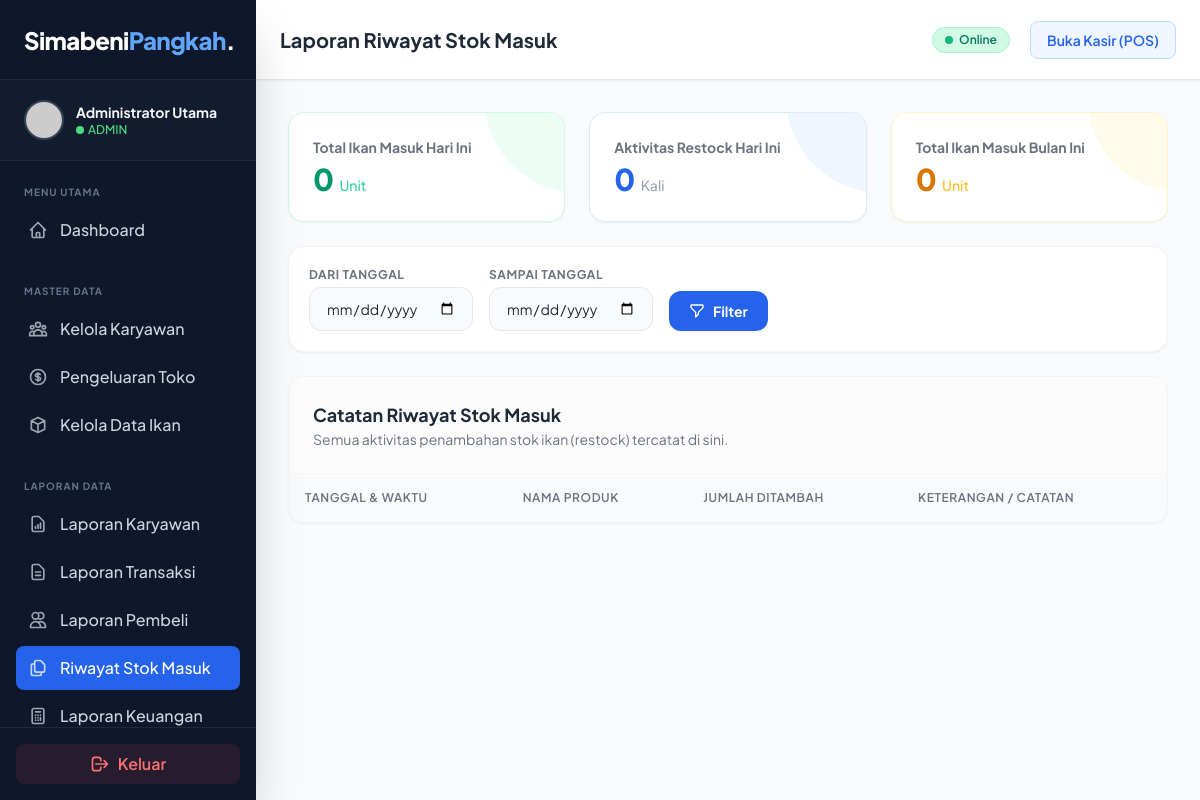
The page /admin/riwayat_stok.php (signed in) on the database as committed earlier.
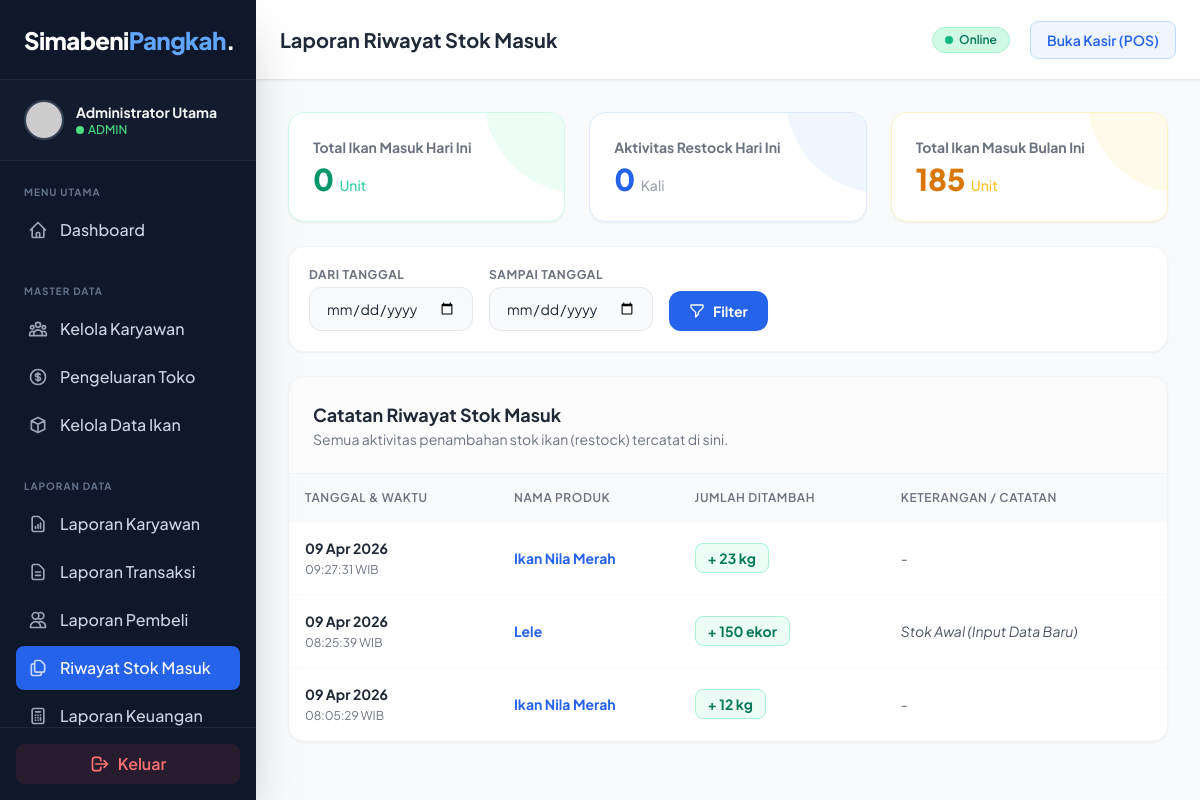
The same page on the database as committed later.
### tables this page shows
CREATE TABLE `riwayat_stok` (
  `id` int(11) NOT NULL,
  `ikan_id` int(11) NOT NULL,
  `jumlah_tambah` int(11) NOT NULL,
  `tanggal_tambah` datetime NOT NULL DEFAULT current_timestamp(),
  `keterangan` varchar(255) DEFAULT 'Restock (Tambah Stok)'
);

CREATE TABLE `ikan` (
  `id` int(11) NOT NULL,
  `nama_ikan` varchar(100) NOT NULL,
  `deskripsi` text DEFAULT NULL,
  `harga` int(11) NOT NULL,
  `stok` int(11) NOT NULL DEFAULT 0,
  `satuan` varchar(20) NOT NULL DEFAULT 'kg',
  `gambar` varchar(255) DEFAULT 'default.jpg',
  `status_aktif` tinyint(1) NOT NULL DEFAULT 1,
  `created_at` timestamp NOT NULL DEFAULT current_timestamp(),
  `updated_at` timestamp NOT NULL DEFAULT current_timestamp() ON UPDATE current_timestamp()
);

### admin/riwayat_stok.php (the view, shortened to what the changed rows need)
<?php
require_once '../koneksi.php';
$bulan_ini = date('Y-m');
$q_bulan_ini = mysqli_query($koneksi, "SELECT SUM(jumlah_tambah) as total_ikan FROM riwayat_stok WHERE DATE_FORMAT(tanggal_tambah, '%Y-%m') = '$bulan_ini'");
$data_bulan_ini = mysqli_fetch_assoc($q_bulan_ini);
$ikan_bulan_ini = $data_bulan_ini['total_ikan'] ? $data_bulan_ini['total_ikan'] : 0;
$where_clause = "";
$query_riwayat = mysqli_query($koneksi, "
    SELECT r.*, i.nama_ikan, i.satuan
    FROM riwayat_stok r
    LEFT JOIN ikan i ON r.ikan_id = i.id
    $where_clause
    ORDER BY r.tanggal_tambah DESC
");
include '../components/header.php';
?>
<link rel="stylesheet" href="https://cdn.datatables.net/1.13.7/css/jquery.dataTables.min.css">
<link rel="stylesheet" href="https://cdn.datatables.net/buttons/2.4.2/css/buttons.dataTables.min.css">
<main class="flex-1 flex flex-col h-screen overflow-hidden bg-gray-50">
    <?php include '../components/navbar.php'; ?>
    <div class="flex-1 overflow-y-auto p-4 sm:p-6 lg:p-8 relative">
        <div class="grid grid-cols-1 md:grid-cols-3 gap-6 mb-6">
            <div class="bg-white rounded-2xl p-6 shadow-sm border border-amber-100 relative overflow-hidden group">
                <div
                    class="absolute right-0 top-0 w-24 h-24 bg-amber-50 rounded-bl-full -mr-4 -mt-4 transition-transform group-hover:scale-110">
                </div>
                <p class="text-sm font-bold text-gray-500 mb-1 relative z-10">Total Ikan Masuk Bulan Ini</p>
                <h3 class="text-3xl font-extrabold text-amber-600 relative z-10">
                    <?php echo number_format($ikan_bulan_ini, 0, ',', '.'); ?> <span
                        class="text-sm font-medium text-amber-400">Unit</span></h3>
            </div>
        </div>
        <div class="bg-white rounded-2xl shadow-sm border border-gray-100 overflow-hidden">
            <div
                class="p-6 border-b border-gray-100 flex flex-col sm:flex-row sm:items-center justify-between gap-4 bg-gray-50/50">
                <div>
                    <h2 class="text-lg font-bold text-gray-800">
                        Catatan Riwayat Stok Masuk
                    </h2>
                </div>
            </div>
            <div class="overflow-x-auto w-full">
                <table id="tabel-riwayat-stok" class="w-full text-left whitespace-nowrap">
                    <thead>
                        <tr class="bg-gray-50 text-gray-500 text-xs uppercase tracking-wider">
                            <th class="p-4 font-semibold">Tanggal & Waktu</th>
                            <th class="p-4 font-semibold">Nama Produk</th>
                            <th class="p-4 font-semibold">Jumlah Ditambah</th>
                            <th class="p-4 font-semibold">Keterangan / Catatan</th>
                        </tr>
                    </thead>
                    <tbody class="text-sm text-gray-700">
                        <?php if ($query_riwayat && mysqli_num_rows($query_riwayat) > 0): ?>
                            <?php while ($row = mysqli_fetch_assoc($query_riwayat)): ?>
                                <tr class="hover:bg-blue-50/30 transition-colors border-b border-gray-50">
                                    <td class="p-4 text-left text-gray-500"
                                        data-order="<?php echo strtotime($row['tanggal_tambah']); ?>">
                                        <span
                                            class="font-bold text-gray-800 block"><?php echo date('d M Y', strtotime($row['tanggal_tambah'])); ?></span>
                                        <span class="text-xs"><?php echo date('H:i:s', strtotime($row['tanggal_tambah'])); ?>
                                            WIB</span>
                                    </td>
                                    <td class="p-4 font-bold text-blue-600">
                                        <?php echo $row['nama_ikan'] ? htmlspecialchars($row['nama_ikan']) : '<i class="text-red-500 font-normal">Ikan Terhapus</i>'; ?>
                                    </td>
                                    <td class="p-4">
                                        <span
                                            class="inline-flex px-3 py-1 items-center rounded-lg bg-emerald-50 text-emerald-700 font-bold border border-emerald-200">
                                            + <?php echo number_format($row['jumlah_tambah'], 0, ',', '.'); ?>
                                            <?php echo $row['satuan']; ?>
                                        </span>
                                    </td>
                                    <td class="p-4 text-gray-600 italic">
                                        <?php echo htmlspecialchars($row['keterangan'] ? $row['keterangan'] : '-'); ?>
                                    </td>
                                </tr>
                            <?php endwhile; ?>
                        <?php endif; ?>
                    </tbody>
                </table>
            </div>
        </div>
    </div>
</main>
<?php include '../components/footer.php'; ?>

Rows that differ between the two databases and show on the page:
added riwayat_stok: tanggal_tambah "09 Apr 2026", tanggal_tambah "09:27:31", ikan.nama_ikan "Ikan Nila Merah", jumlah_tambah "23", ikan.satuan "kg", keterangan "-"
added riwayat_stok: tanggal_tambah "09 Apr 2026", tanggal_tambah "08:25:39", ikan.nama_ikan "Lele", jumlah_tambah "150", ikan.satuan "ekor", keterangan "Stok Awal (Input Data Baru)"
added riwayat_stok: tanggal_tambah "09 Apr 2026", tanggal_tambah "08:05:29", ikan.nama_ikan "Ikan Nila Merah", jumlah_tambah "12", ikan.satuan "kg", keterangan "-"
Other text that changed with them:
$ikan_bulan_ini: "0" → "185"
